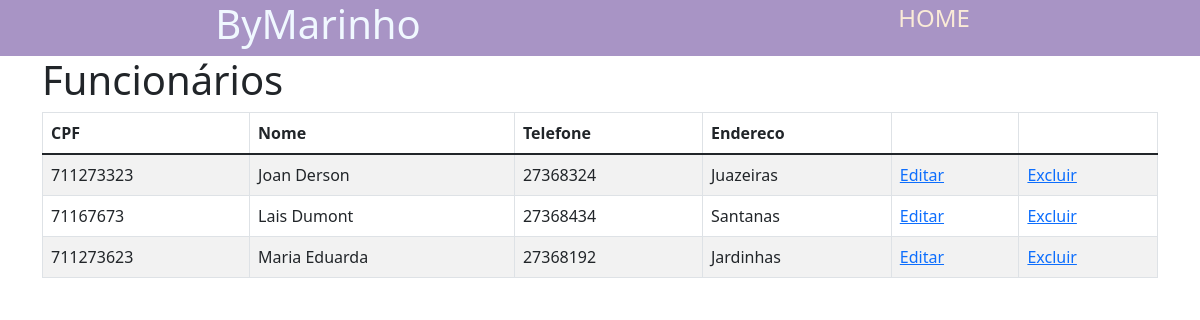
Page /funcionarios (signed in) on the earlier database version.
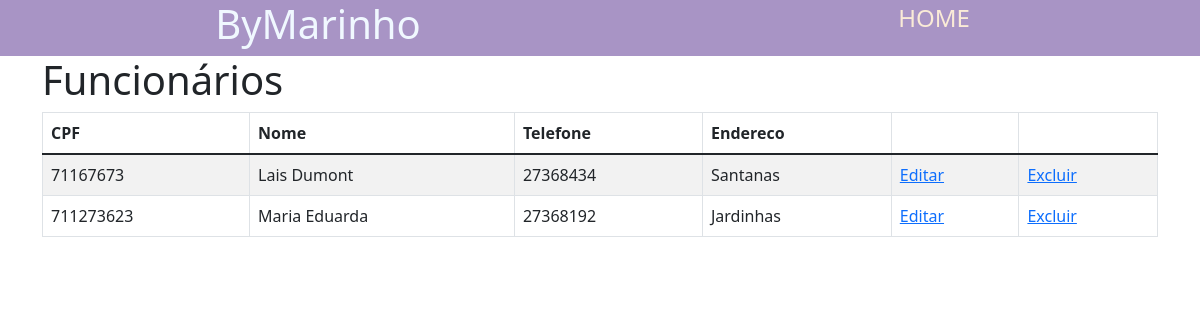
Same page on the later database version.
### tables this page shows
CREATE TABLE funcionarios(
          cpf TEXT NOT NULL PRIMARY KEY,
          nome TEXT NOT NULL,
          telefone TEXT NOT NULL,
          endereco TEXT NOT NULL,
          login TEXT NOT NULL UNIQUE,
          senha TEXT NOT NULL
        );

### app.py (the view)
@app.route('/funcionarios')
def funcionarios():
    if 'usuario_autenticado' not in session or session['usuario_autenticado'] == None:
        return redirect(url_for('login', prox=url_for('funcionarios')))
    return render_template(
        'lista_funcionarios.html',
        titulo='Funcionários',
        funcionarios=funcionarios_values()
    )

### op_bd.py (called while the page is built)
def select_funcionario():
    try:
        conn = sqlite3.connect('flask/sistema_loja.db')
        query = """
                    SELECT cpf, nome, telefone, endereco
                    FROM funcionarios ORDER BY nome;
            """
        cursor = conn.execute(query)
        employers_dict = [
                            {'cpf': row[0], 'nome': row[1], 'telefone': row[2], 'endereco': row[3]}
                            for row in cursor.fetchall()
                        ]
    except:
        conn.close()
    else:
        return ({'funcionarios': employers_dict})

### values.py (called while the page is built)
def funcionarios_values():
    class Users:
        def __init__(self, cpf, nome, telefone, endereco):
            self.cpf = cpf
            self.nome = nome
            self.telefone = telefone
            self.endereco = endereco
    dictionary = select_funcionario()
    lista = []
    for i in dictionary['funcionarios']:
        p = Users(i['cpf'], i['nome'], i['telefone'], i['endereco'])
        lista.append(p)
    return lista

### templates/lista_funcionarios.html (shortened to what this page needs)
<!DOCTYPE html>
<html lang="en">
<head>
    <link rel="stylesheet" href="../static/style_cab.css">
</head>
<body>
    <header>
        <div class="container-logo">
            <div class="logo-texto"><h1>ByMarinho</h1>
            </div>
        </div>
        <div class="menu">
            <ul>
                <li><a href="/">Home</a></li>
            </ul>
        </div>
    </header>
</body>
</html>
{% extends "template.html" %}
{% block conteudo %}
        <table class="table table-striped table-responsive table-bordered">
            <thead class="thead-default">
                <tr>
                    <th>CPF</th>
                    <th>Nome</th>
                    <th>Telefone</th>
                    <th>Endereco</th>
                    <th></th>
                    <th></th>
                </tr>
            </thead>
            <tbody>
            {% for funcionario in funcionarios %}
                <tr>
                    <td>{{funcionario.cpf}}</td>
                    <td>{{funcionario.nome}}</td>
                    <td>{{funcionario.telefone}}</td>
                    <td>{{funcionario.endereco}}</td>
                    <td><a href="#">Editar</a></td>
                    <td><a href="{{url_for('DeletarFuncionario',cpf=funcionario.cpf)}}">Excluir</a></td>
            {% endfor %}
            </tbody>
        </table>
{% endblock %}

Differences in the rows shown:
removed funcionarios: cpf "711273323", nome "Joan Derson", telefone "27368324", endereco "Juazeiras"
